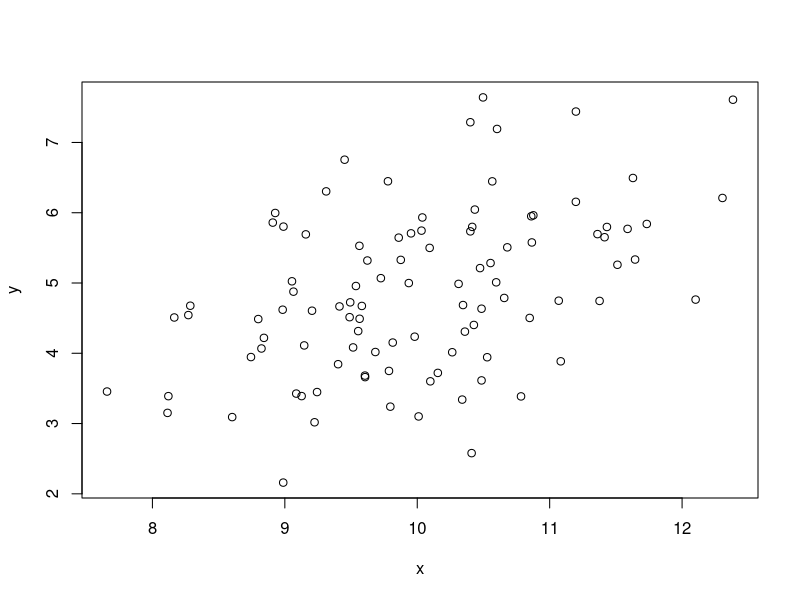

Source code (R):
## ---- chunk 1
n <- 100
x <- rnorm(n = n, mean = 10)
y <- 0.5 * x + rnorm(n = n)
plot(x, y)
## ---- chunk 2
tab = data.frame(x, y)
knitr::kable(
  head(x),
  format = "latex",
  booktabs = TRUE,
  linesep = "",
  caption = "Caption of the table.")
## ---- chunk 3
lm(y ~ x, data = tab)
